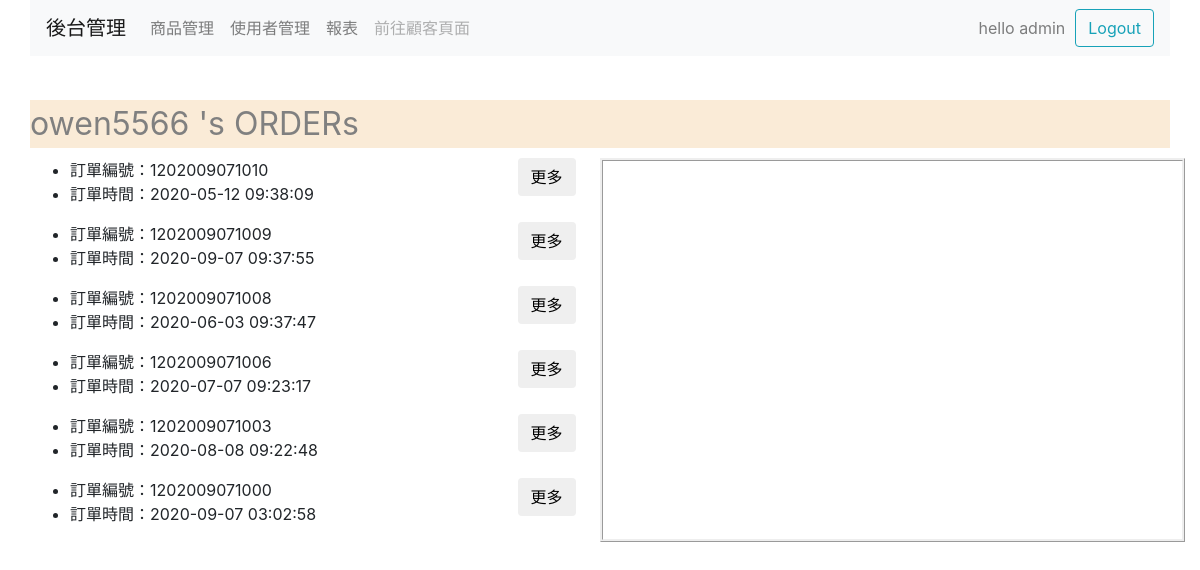
The app's page /admin/customerOrders.php?cId=1&cName=owen5566 (signed in) with its own data.
### tables this page shows
CREATE TABLE `orders` (
  `oId` varchar(16) NOT NULL,
  `oDate` timestamp NOT NULL DEFAULT CURRENT_TIMESTAMP,
  `uId` int(11) NOT NULL,
  `ship` int(11) NOT NULL,
  `note` varchar(100) DEFAULT NULL,
  PRIMARY KEY (`oId`)
);

### admin/customerOrders.php (the view, shortened to what this page needs)
<?php
  if(isset($_GET["cId"])){
    $cId =  $_GET["cId"];
  }
  require_once("../newPDO.php");
  $sql = $db->prepare("select * from orders  where uId = $cId ORDER BY oId DESC");
  $sql->execute();
  while($row = $sql->fetch()){
    $orderArray[] = $row;
  }
?>
<!DOCTYPE html>
<html lang="en">
<head>
    <link rel="stylesheet" href="../bootstrap4/bootstrap.min.css">
    <link rel="stylesheet" href="../font-awesome/css/font-awesome.min.css">
</head>
<body>
    <div class="container">
    <?php require("header.php")?>
    <br>
      <div class="row" style="margin-top: 20px;">
        <div class = "col" >
          <div style="font-size: xx-large;color: grey ;margin-bottom: 10px;background-color: antiquewhite;"><?= $_GET["cName"]." 's ORDERs"?></div>
       </div>
      </div>
    <?php if(isset($orderArray)){?>
    <div class="row">
      <div class="col-6" >
      <?php $count=0; foreach ($orderArray as $array) {?>
        <div class="row">
          <div class="col-10">
            <ul>
                <li><?="訂單編號：".($array[0]);?></li>
                <li><?="訂單時間：".$array[1]?></li>
              </ul>
          </div>
          <div class="col-2">
             <form method="post">
               <input class="btn mr-auto" type="submit" name="btnDetail" value="更多">
            </form>
          </div>
        </div>
        <?php $count++;}?>
      </div>
      <div class="col-6" style="border-style:ridge;">
        <?php if (isset($detailArray)){?>
          <div class="row" style="margin:20px ;"><?="訂單編號：".($detailArray[0]["orderId"])?></div>
          <div class="row" style="margin:20px">
            <div class="col-6"><?= "商品名稱"?></div>
            <div class="col-6"><?= "商品數量"?></div>
        </div>
        <?php foreach ($detailArray as $array) {?>
          <div class="row" style="margin:20px">
            <div class="col-6"><?= $array["pName"];?></div>
            <div class="col-6"><?= $array["qty"];?></div>
        </div>
        <?php }}}else{echo "沒有任何訂單記錄";}?>
      </div>
    </div>
</body>
</html>

### records on screen
orders: oId "1202009071010", oDate "2020-05-12 09:38:09"
orders: oId "1202009071009", oDate "2020-09-07 09:37:55"
orders: oId "1202009071008", oDate "2020-06-03 09:37:47"
orders: oId "1202009071006", oDate "2020-07-07 09:23:17"
orders: oId "1202009071003", oDate "2020-08-08 09:22:48"
orders: oId "1202009071000", oDate "2020-09-07 03:02:58"

### other values on screen
$userName "admin"
$_GET["cName"] "owen5566"
